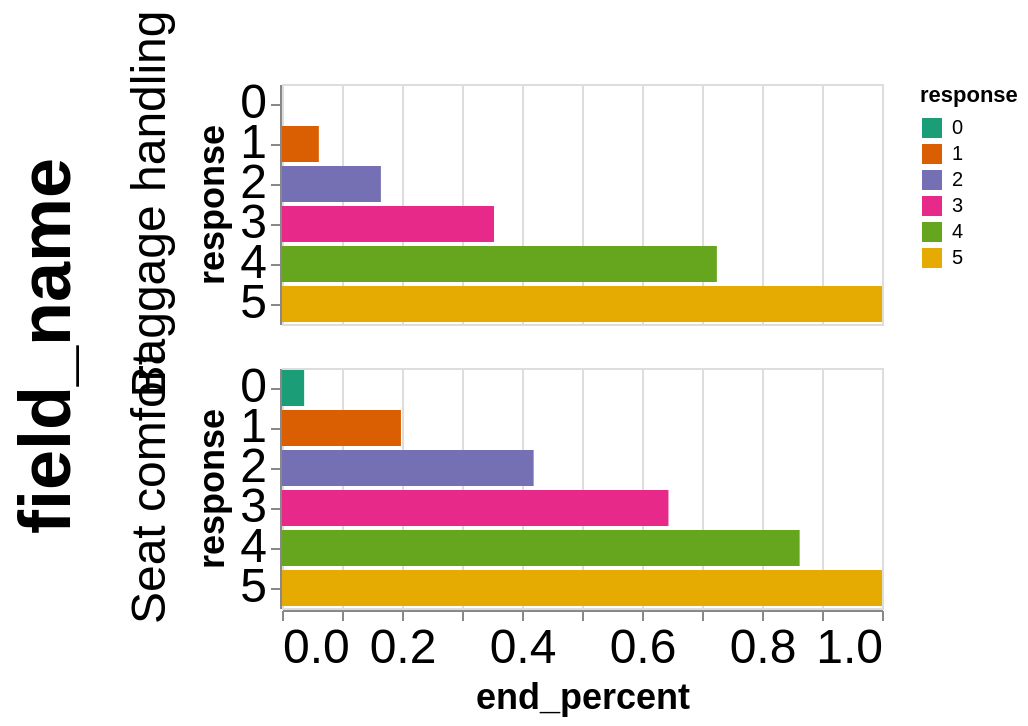

Vega-Lite specification for this chart:
### Vega-Lite specification from a JSON file in a GitHub repository (floating-point values rounded to 4 significant figures)
{"config": {"view": {}, "mark": {}, "axis": {"labelFontSize": 24, "titleFontSize": 18}, "header": {"labelFontSize": 24, "titleFontSize": 36}}, "data": {"values": [{"Unnamed: 0": 0, "field_name": "Baggage handling", "response": 1, "count": 7975, "freq": 0.0614, "end_percent": 0.0614, "start_percent": 0, "negative": true, "end_percent2": -0.1034, "start_percent2": -0.1648}, {"Unnamed: 0": 1, "field_name": "Baggage handling", "response": 2, "count": 13432, "freq": 0.1034, "end_percent": 0.1648, "start_percent": 0.0614, "negative": true, "end_percent2": 0, "start_percent2": -0.1034}, {"Unnamed: 0": 2, "field_name": "Baggage handling", "response": 3, "count": 24485, "freq": 0.1885, "end_percent": 0.3533, "start_percent": 0.1648, "negative": false, "end_percent2": 0.1885, "start_percent2": 0}, {"Unnamed: 0": 3, "field_name": "Baggage handling", "response": 4, "count": 48240, "freq": 0.3714, "end_percent": 0.7248, "start_percent": 0.3533, "negative": false, "end_percent2": 0.5599, "start_percent2": 0.1885}, {"Unnamed: 0": 4, "field_name": "Baggage handling", "response": 5, "count": 35748, "freq": 0.2752, "end_percent": 1, "start_percent": 0.7248, "negative": false, "end_percent2": 0.8352, "start_percent2": 0.5599}, {"Unnamed: 0": 5, "field_name": "Seat comfort", "response": 0, "count": 4797, "freq": 0.03693, "end_percent": 0.03693, "start_percent": 0, "negative": true, "end_percent2": -0.3825, "start_percent2": -0.4194}, {"Unnamed: 0": 6, "field_name": "Seat comfort", "response": 1, "count": 20949, "freq": 0.1613, "end_percent": 0.1982, "start_percent": 0.03693, "negative": true, "end_percent2": -0.2212, "start_percent2": -0.3825}, {"Unnamed: 0": 7, "field_name": "Seat comfort", "response": 2, "count": 28726, "freq": 0.2212, "end_percent": 0.4194, "start_percent": 0.1982, "negative": true, "end_percent2": 0, "start_percent2": -0.2212}, {"Unnamed: 0": 8, "field_name": "Seat comfort", "response": 3, "count": 29183, "freq": 0.2247, "end_percent": 0.6441, "start_percent": 0.4194, "negative": false, "end_percent2": 0.2247, "start_percent2": 0}, {"Unnamed: 0": 9, "field_name": "Seat comfort", "response": 4, "count": 28398, "freq": 0.2186, "end_percent": 0.8627, "start_percent": 0.6441, "negative": false, "end_percent2": 0.4433, "start_percent2": 0.2247}, {"Unnamed: 0": 10, "field_name": "Seat comfort", "response": 5, "count": 17827, "freq": 0.1373, "end_percent": 1, "start_percent": 0.8627, "negative": false, "end_percent2": 0.5806, "start_percent2": 0.4433}]}, "facet": {"row": {"type": "nominal", "field": "field_name"}}, "spec": {"mark": "bar", "encoding": {"fill": {"type": "nominal", "field": "response", "scale": {"scheme": "dark2"}}, "x": {"type": "quantitative", "field": "end_percent"}, "y": {"type": "nominal", "field": "response"}}}, "$schema": "https://vega.github.io/schema/vega-lite/v5.json"}
